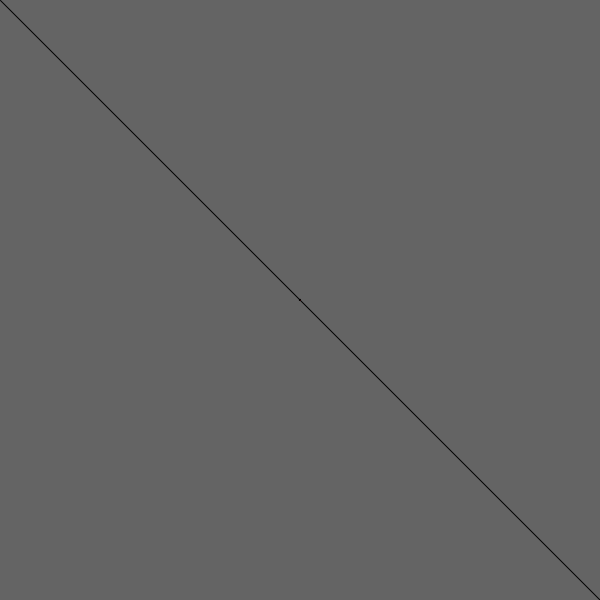
Frame 1 (no input)
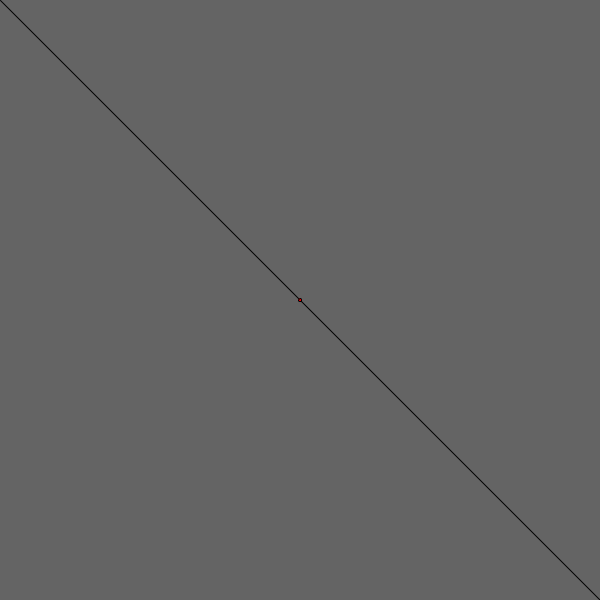
Frame 60 (the mouse pressed at the canvas centre just before this capture)
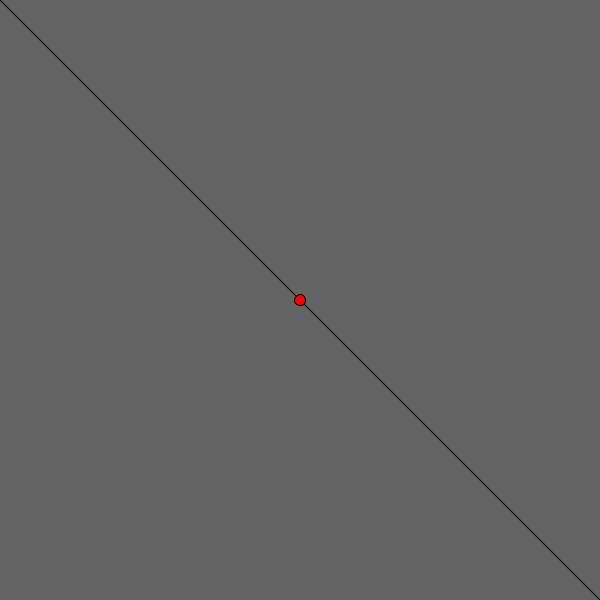
Frame 120 (the mouse held since frame 60 and released just before this capture)

The Processing sketch that drew these frames (run headless with seeded random() and noise(); from frame 60 on, the mouse is pressed at the canvas centre):

// Processing sketch: myFile
// ── myFile.pde
float radias = 1;

void setup(){
  size(600, 600);
}

void draw(){

  background(100);
  line(0, 0, width, height);
  radias = radias * 1.02;
  fill(255, 0, 0);
  ellipse(width/2, height/2, radias, radias);
}

// void mousePressed(){
//   fill(250);
// }
